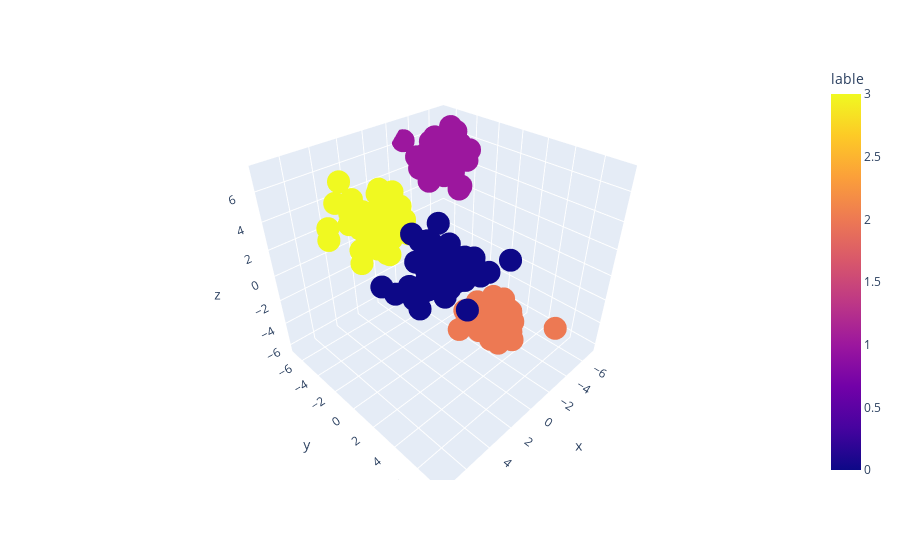

Notebook code for this chart:
### Code cell
fig=px.scatter_3d(df,x='x',y='y',z='z',color='lable')
fig.show()

### Figure 1 — Plotly figure (JSON) as saved in the notebook; plotly's stock layout.template omitted (floating-point values rounded to 4 significant figures; data arrays with more than 128 entries replaced by an {"elided": "..."} marker saying what was removed)
{"data": [{"hovertemplate": "x=%{x}<br>y=%{y}<br>z=%{z}<br>lable=%{marker.color}<extra></extra>", "legendgroup": "", "marker": {"color": {"elided": "200 int values"}, "coloraxis": "coloraxis", "symbol": "circle"}, "mode": "markers", "name": "", "scene": "scene", "showlegend": false, "type": "scatter3d", "x": {"elided": "200 float values"}, "y": {"elided": "200 float values"}, "z": {"elided": "200 float values"}}], "layout": {"coloraxis": {"colorbar": {"title": {"text": "lable"}}, "colorscale": [[0, "#0d0887"], [0.1111, "#46039f"], [0.2222, "#7201a8"], [0.3333, "#9c179e"], [0.4444, "#bd3786"], [0.5556, "#d8576b"], [0.6667, "#ed7953"], [0.7778, "#fb9f3a"], [0.8889, "#fdca26"], [1, "#f0f921"]]}, "legend": {"tracegroupgap": 0}, "margin": {"t": 60}, "scene": {"domain": {"x": [0, 1], "y": [0, 1]}, "xaxis": {"title": {"text": "x"}}, "yaxis": {"title": {"text": "y"}}, "zaxis": {"title": {"text": "z"}}}}}
